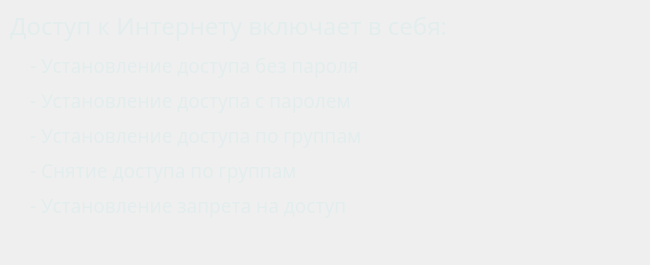
<?xml version="1.0" encoding="UTF-8"?>
<ui version="4.0">
 <class>MainWindow</class>
 <widget class="QMainWindow" name="MainWindow">
  <property name="geometry">
   <rect>
    <x>0</x>
    <y>0</y>
    <width>650</width>
    <height>265</height>
   </rect>
  </property>
  <property name="windowTitle">
   <string>Secret Keeper Router</string>
  </property>
  <widget class="QWidget" name="centralwidget">
   <widget class="QLabel" name="gradient">
    <property name="geometry">
     <rect>
      <x>0</x>
      <y>0</y>
      <width>650</width>
      <height>300</height>
     </rect>
    </property>
    <property name="text">
     <string/>
    </property>
    <property name="pixmap">
     <pixmap>../Images/gradient.png</pixmap>
    </property>
   </widget>
   <widget class="QLabel" name="text_1">
    <property name="geometry">
     <rect>
      <x>10</x>
      <y>5</y>
      <width>655</width>
      <height>41</height>
     </rect>
    </property>
    <property name="font">
     <font>
      <family>Microsoft YaHei</family>
      <pointsize>18</pointsize>
     </font>
    </property>
    <property name="styleSheet">
     <string notr="true">color:#e3eded</string>
    </property>
    <property name="text">
     <string>Доступ к Интернету включает в себя:</string>
    </property>
   </widget>
   <widget class="QLabel" name="text_4">
    <property name="geometry">
     <rect>
      <x>30</x>
      <y>120</y>
      <width>451</width>
      <height>30</height>
     </rect>
    </property>
    <property name="font">
     <font>
      <family>Microsoft YaHei</family>
      <pointsize>14</pointsize>
     </font>
    </property>
    <property name="styleSheet">
     <string notr="true">color:#e3eded</string>
    </property>
    <property name="text">
     <string>- Установление доступа по группам</string>
    </property>
   </widget>
   <widget class="QLabel" name="text_2">
    <property name="geometry">
     <rect>
      <x>30</x>
      <y>50</y>
      <width>451</width>
      <height>30</height>
     </rect>
    </property>
    <property name="font">
     <font>
      <family>Microsoft YaHei</family>
      <pointsize>14</pointsize>
     </font>
    </property>
    <property name="styleSheet">
     <string notr="true">color:#e3eded</string>
    </property>
    <property name="text">
     <string>- Установление доступа без пароля</string>
    </property>
   </widget>
   <widget class="QLabel" name="text_5">
    <property name="geometry">
     <rect>
      <x>30</x>
      <y>155</y>
      <width>451</width>
      <height>30</height>
     </rect>
    </property>
    <property name="font">
     <font>
      <family>Microsoft YaHei</family>
      <pointsize>14</pointsize>
     </font>
    </property>
    <property name="styleSheet">
     <string notr="true">color:#e3eded</string>
    </property>
    <property name="text">
     <string>- Снятие доступа по группам</string>
    </property>
   </widget>
   <widget class="QLabel" name="text_3">
    <property name="geometry">
     <rect>
      <x>30</x>
      <y>85</y>
      <width>451</width>
      <height>30</height>
     </rect>
    </property>
    <property name="font">
     <font>
      <family>Microsoft YaHei</family>
      <pointsize>14</pointsize>
     </font>
    </property>
    <property name="styleSheet">
     <string notr="true">color:#e3eded</string>
    </property>
    <property name="text">
     <string>- Установление доступа с паролем</string>
    </property>
   </widget>
   <widget class="QLabel" name="text_6">
    <property name="geometry">
     <rect>
      <x>30</x>
      <y>190</y>
      <width>451</width>
      <height>30</height>
     </rect>
    </property>
    <property name="font">
     <font>
      <family>Microsoft YaHei</family>
      <pointsize>14</pointsize>
     </font>
    </property>
    <property name="styleSheet">
     <string notr="true">color:#e3eded</string>
    </property>
    <property name="text">
     <string>- Установление запрета на доступ</string>
    </property>
   </widget>
  </widget>
 </widget>
 <resources/>
 <connections/>
</ui>
